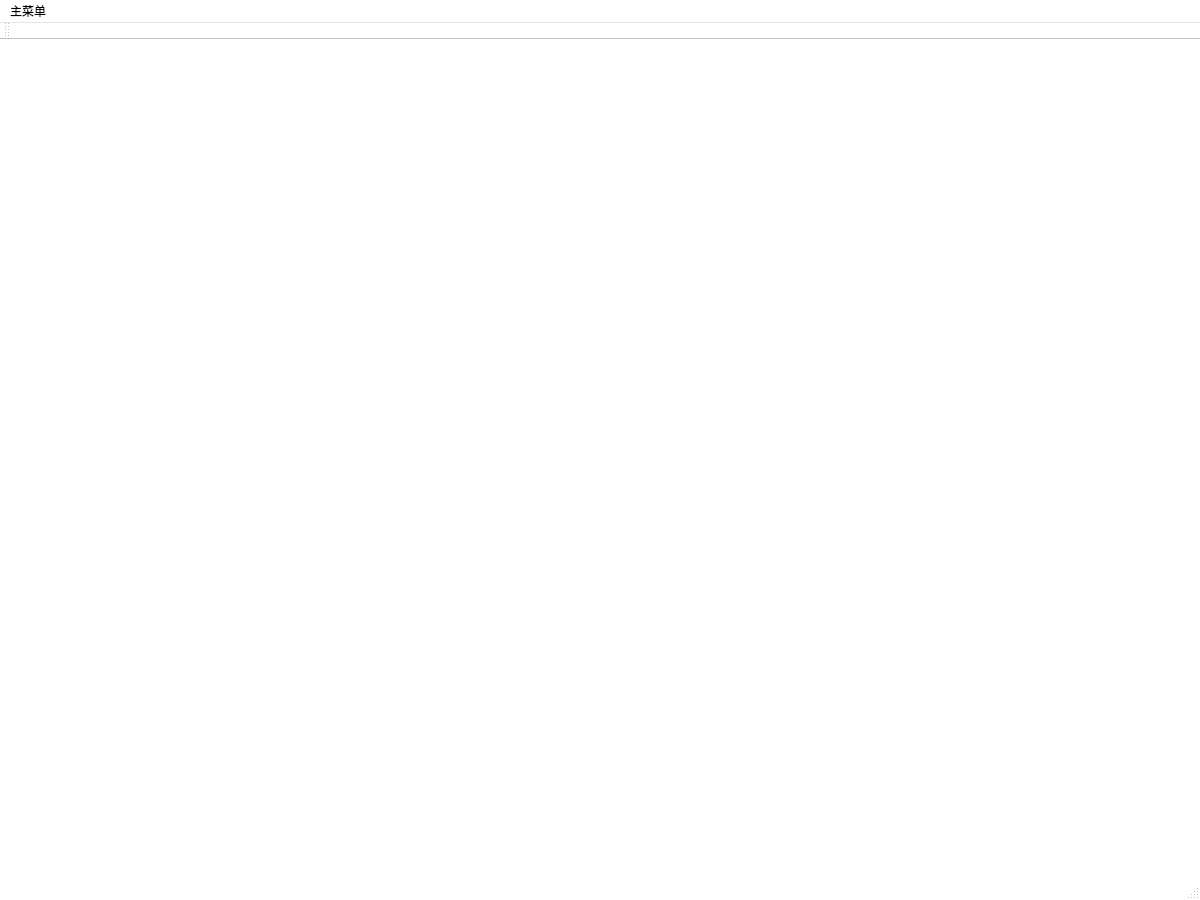
<?xml version="1.0" encoding="UTF-8"?>
<ui version="4.0">
 <class>MainWindow</class>
 <widget class="QMainWindow" name="MainWindow">
  <property name="geometry">
   <rect>
    <x>0</x>
    <y>0</y>
    <width>1200</width>
    <height>900</height>
   </rect>
  </property>
  <property name="sizePolicy">
   <sizepolicy hsizetype="Fixed" vsizetype="Fixed">
    <horstretch>0</horstretch>
    <verstretch>0</verstretch>
   </sizepolicy>
  </property>
  <property name="minimumSize">
   <size>
    <width>1200</width>
    <height>900</height>
   </size>
  </property>
  <property name="maximumSize">
   <size>
    <width>1200</width>
    <height>900</height>
   </size>
  </property>
  <property name="palette">
   <palette>
    <active>
     <colorrole role="WindowText">
      <brush brushstyle="SolidPattern">
       <color alpha="255">
        <red>0</red>
        <green>0</green>
        <blue>0</blue>
       </color>
      </brush>
     </colorrole>
     <colorrole role="Button">
      <brush brushstyle="SolidPattern">
       <color alpha="255">
        <red>255</red>
        <green>255</green>
        <blue>255</blue>
       </color>
      </brush>
     </colorrole>
     <colorrole role="Light">
      <brush brushstyle="SolidPattern">
       <color alpha="255">
        <red>255</red>
        <green>255</green>
        <blue>255</blue>
       </color>
      </brush>
     </colorrole>
     <colorrole role="Midlight">
      <brush brushstyle="SolidPattern">
       <color alpha="255">
        <red>255</red>
        <green>255</green>
        <blue>255</blue>
       </color>
      </brush>
     </colorrole>
     <colorrole role="Dark">
      <brush brushstyle="SolidPattern">
       <color alpha="255">
        <red>127</red>
        <green>127</green>
        <blue>127</blue>
       </color>
      </brush>
     </colorrole>
     <colorrole role="Mid">
      <brush brushstyle="SolidPattern">
       <color alpha="255">
        <red>170</red>
        <green>170</green>
        <blue>170</blue>
       </color>
      </brush>
     </colorrole>
     <colorrole role="Text">
      <brush brushstyle="SolidPattern">
       <color alpha="255">
        <red>0</red>
        <green>0</green>
        <blue>0</blue>
       </color>
      </brush>
     </colorrole>
     <colorrole role="BrightText">
      <brush brushstyle="SolidPattern">
       <color alpha="255">
        <red>255</red>
        <green>255</green>
        <blue>255</blue>
       </color>
      </brush>
     </colorrole>
     <colorrole role="ButtonText">
      <brush brushstyle="SolidPattern">
       <color alpha="255">
        <red>0</red>
        <green>0</green>
        <blue>0</blue>
       </color>
      </brush>
     </colorrole>
     <colorrole role="Base">
      <brush brushstyle="SolidPattern">
       <color alpha="255">
        <red>255</red>
        <green>255</green>
        <blue>255</blue>
       </color>
      </brush>
     </colorrole>
     <colorrole role="Window">
      <brush brushstyle="SolidPattern">
       <color alpha="255">
        <red>255</red>
        <green>255</green>
        <blue>255</blue>
       </color>
      </brush>
     </colorrole>
     <colorrole role="Shadow">
      <brush brushstyle="SolidPattern">
       <color alpha="255">
        <red>0</red>
        <green>0</green>
        <blue>0</blue>
       </color>
      </brush>
     </colorrole>
     <colorrole role="AlternateBase">
      <brush brushstyle="SolidPattern">
       <color alpha="255">
        <red>255</red>
        <green>255</green>
        <blue>255</blue>
       </color>
      </brush>
     </colorrole>
     <colorrole role="ToolTipBase">
      <brush brushstyle="SolidPattern">
       <color alpha="255">
        <red>255</red>
        <green>255</green>
        <blue>220</blue>
       </color>
      </brush>
     </colorrole>
     <colorrole role="ToolTipText">
      <brush brushstyle="SolidPattern">
       <color alpha="255">
        <red>0</red>
        <green>0</green>
        <blue>0</blue>
       </color>
      </brush>
     </colorrole>
    </active>
    <inactive>
     <colorrole role="WindowText">
      <brush brushstyle="SolidPattern">
       <color alpha="255">
        <red>0</red>
        <green>0</green>
        <blue>0</blue>
       </color>
      </brush>
     </colorrole>
     <colorrole role="Button">
      <brush brushstyle="SolidPattern">
       <color alpha="255">
        <red>255</red>
        <green>255</green>
        <blue>255</blue>
       </color>
      </brush>
     </colorrole>
     <colorrole role="Light">
      <brush brushstyle="SolidPattern">
       <color alpha="255">
        <red>255</red>
        <green>255</green>
        <blue>255</blue>
       </color>
      </brush>
     </colorrole>
     <colorrole role="Midlight">
      <brush brushstyle="SolidPattern">
       <color alpha="255">
        <red>255</red>
        <green>255</green>
        <blue>255</blue>
       </color>
      </brush>
     </colorrole>
     <colorrole role="Dark">
      <brush brushstyle="SolidPattern">
       <color alpha="255">
        <red>127</red>
        <green>127</green>
        <blue>127</blue>
       </color>
      </brush>
     </colorrole>
     <colorrole role="Mid">
      <brush brushstyle="SolidPattern">
       <color alpha="255">
        <red>170</red>
        <green>170</green>
        <blue>170</blue>
       </color>
      </brush>
     </colorrole>
     <colorrole role="Text">
      <brush brushstyle="SolidPattern">
       <color alpha="255">
        <red>0</red>
        <green>0</green>
        <blue>0</blue>
       </color>
      </brush>
     </colorrole>
     <colorrole role="BrightText">
      <brush brushstyle="SolidPattern">
       <color alpha="255">
        <red>255</red>
        <green>255</green>
        <blue>255</blue>
       </color>
      </brush>
     </colorrole>
     <colorrole role="ButtonText">
      <brush brushstyle="SolidPattern">
       <color alpha="255">
        <red>0</red>
        <green>0</green>
        <blue>0</blue>
       </color>
      </brush>
     </colorrole>
     <colorrole role="Base">
      <brush brushstyle="SolidPattern">
       <color alpha="255">
        <red>255</red>
        <green>255</green>
        <blue>255</blue>
       </color>
      </brush>
     </colorrole>
     <colorrole role="Window">
      <brush brushstyle="SolidPattern">
       <color alpha="255">
        <red>255</red>
        <green>255</green>
        <blue>255</blue>
       </color>
      </brush>
     </colorrole>
     <colorrole role="Shadow">
      <brush brushstyle="SolidPattern">
       <color alpha="255">
        <red>0</red>
        <green>0</green>
        <blue>0</blue>
       </color>
      </brush>
     </colorrole>
     <colorrole role="AlternateBase">
      <brush brushstyle="SolidPattern">
       <color alpha="255">
        <red>255</red>
        <green>255</green>
        <blue>255</blue>
       </color>
      </brush>
     </colorrole>
     <colorrole role="ToolTipBase">
      <brush brushstyle="SolidPattern">
       <color alpha="255">
        <red>255</red>
        <green>255</green>
        <blue>220</blue>
       </color>
      </brush>
     </colorrole>
     <colorrole role="ToolTipText">
      <brush brushstyle="SolidPattern">
       <color alpha="255">
        <red>0</red>
        <green>0</green>
        <blue>0</blue>
       </color>
      </brush>
     </colorrole>
    </inactive>
    <disabled>
     <colorrole role="WindowText">
      <brush brushstyle="SolidPattern">
       <color alpha="255">
        <red>127</red>
        <green>127</green>
        <blue>127</blue>
       </color>
      </brush>
     </colorrole>
     <colorrole role="Button">
      <brush brushstyle="SolidPattern">
       <color alpha="255">
        <red>255</red>
        <green>255</green>
        <blue>255</blue>
       </color>
      </brush>
     </colorrole>
     <colorrole role="Light">
      <brush brushstyle="SolidPattern">
       <color alpha="255">
        <red>255</red>
        <green>255</green>
        <blue>255</blue>
       </color>
      </brush>
     </colorrole>
     <colorrole role="Midlight">
      <brush brushstyle="SolidPattern">
       <color alpha="255">
        <red>255</red>
        <green>255</green>
        <blue>255</blue>
       </color>
      </brush>
     </colorrole>
     <colorrole role="Dark">
      <brush brushstyle="SolidPattern">
       <color alpha="255">
        <red>127</red>
        <green>127</green>
        <blue>127</blue>
       </color>
      </brush>
     </colorrole>
     <colorrole role="Mid">
      <brush brushstyle="SolidPattern">
       <color alpha="255">
        <red>170</red>
        <green>170</green>
        <blue>170</blue>
       </color>
      </brush>
     </colorrole>
     <colorrole role="Text">
      <brush brushstyle="SolidPattern">
       <color alpha="255">
        <red>127</red>
        <green>127</green>
        <blue>127</blue>
       </color>
      </brush>
     </colorrole>
     <colorrole role="BrightText">
      <brush brushstyle="SolidPattern">
       <color alpha="255">
        <red>255</red>
        <green>255</green>
        <blue>255</blue>
       </color>
      </brush>
     </colorrole>
     <colorrole role="ButtonText">
      <brush brushstyle="SolidPattern">
       <color alpha="255">
        <red>127</red>
        <green>127</green>
        <blue>127</blue>
       </color>
      </brush>
     </colorrole>
     <colorrole role="Base">
      <brush brushstyle="SolidPattern">
       <color alpha="255">
        <red>255</red>
        <green>255</green>
        <blue>255</blue>
       </color>
      </brush>
     </colorrole>
     <colorrole role="Window">
      <brush brushstyle="SolidPattern">
       <color alpha="255">
        <red>255</red>
        <green>255</green>
        <blue>255</blue>
       </color>
      </brush>
     </colorrole>
     <colorrole role="Shadow">
      <brush brushstyle="SolidPattern">
       <color alpha="255">
        <red>0</red>
        <green>0</green>
        <blue>0</blue>
       </color>
      </brush>
     </colorrole>
     <colorrole role="AlternateBase">
      <brush brushstyle="SolidPattern">
       <color alpha="255">
        <red>255</red>
        <green>255</green>
        <blue>255</blue>
       </color>
      </brush>
     </colorrole>
     <colorrole role="ToolTipBase">
      <brush brushstyle="SolidPattern">
       <color alpha="255">
        <red>255</red>
        <green>255</green>
        <blue>220</blue>
       </color>
      </brush>
     </colorrole>
     <colorrole role="ToolTipText">
      <brush brushstyle="SolidPattern">
       <color alpha="255">
        <red>0</red>
        <green>0</green>
        <blue>0</blue>
       </color>
      </brush>
     </colorrole>
    </disabled>
   </palette>
  </property>
  <property name="mouseTracking">
   <bool>false</bool>
  </property>
  <property name="windowTitle">
   <string>Goobble</string>
  </property>
  <property name="windowIcon">
   <iconset resource="res.qrc">
    <normaloff>:/image/images/Logo.png</normaloff>:/image/images/Logo.png</iconset>
  </property>
  <widget class="QWidget" name="centralWidget"/>
  <widget class="QMenuBar" name="menuBar">
   <property name="geometry">
    <rect>
     <x>0</x>
     <y>0</y>
     <width>1200</width>
     <height>26</height>
    </rect>
   </property>
   <widget class="QMenu" name="menu">
    <property name="title">
     <string>主菜单</string>
    </property>
    <addaction name="actionRestart"/>
    <addaction name="actionInfo"/>
   </widget>
   <addaction name="menu"/>
  </widget>
  <widget class="QToolBar" name="mainToolBar">
   <attribute name="toolBarArea">
    <enum>TopToolBarArea</enum>
   </attribute>
   <attribute name="toolBarBreak">
    <bool>false</bool>
   </attribute>
  </widget>
  <widget class="QStatusBar" name="statusBar"/>
  <action name="actionRestart">
   <property name="icon">
    <iconset resource="res.qrc">
     <normaloff>:/image/images/restart.png</normaloff>:/image/images/restart.png</iconset>
   </property>
   <property name="text">
    <string>重新开始</string>
   </property>
   <property name="toolTip">
    <string>重新开始游戏</string>
   </property>
  </action>
  <action name="actionInfo">
   <property name="icon">
    <iconset resource="res.qrc">
     <normaloff>:/image/images/info.png</normaloff>:/image/images/info.png</iconset>
   </property>
   <property name="text">
    <string>关于</string>
   </property>
   <property name="toolTip">
    <string>版权信息</string>
   </property>
  </action>
 </widget>
 <layoutdefault spacing="6" margin="11"/>
 <resources>
  <include location="res.qrc"/>
 </resources>
 <connections/>
</ui>
